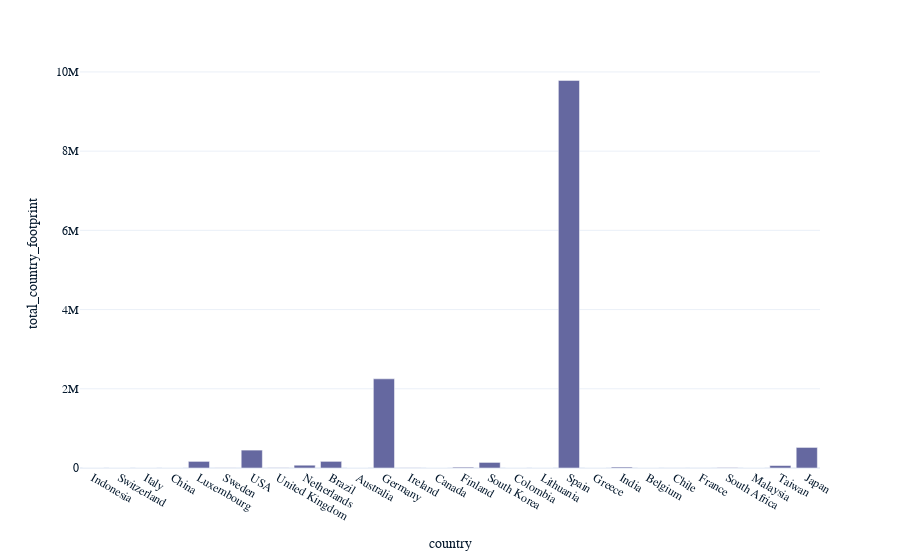

Notebook code for this chart:
### Markdown cell above
This query totals the carbon footprint for each country to reveal which nations are contributing the most through the products in the dataset.

### Code cell
import plotly.express as px

px.bar(df8, x='country', y='total_country_footprint')

### Figure 1 — Plotly figure (JSON) as saved in the notebook; plotly's stock layout.template omitted (floating-point values rounded to 4 significant figures)
{"data": [{"alignmentgroup": "True", "hovertemplate": "country=%{x}<br>total_country_footprint=%{y}<extra></extra>", "legendgroup": "", "marker": {"color": "#6568a0", "pattern": {"shape": ""}}, "name": "", "offsetgroup": "", "orientation": "v", "showlegend": false, "textposition": "auto", "x": ["Indonesia", "Switzerland", "Italy", "China", "Luxembourg", "Sweden", "USA", "United Kingdom", "Netherlands", "Brazil", "Australia", "Germany", "Ireland", "Canada", "Finland", "South Korea", "Colombia", "Lithuania", "Spain", "Greece", "India", "Belgium", "Chile", "France", "South Africa", "Malaysia", "Taiwan", "Japan"], "xaxis": "x", "y": [721, 141, 19, 143, 167007, 4533, 451869, 6735, 70415, 167588, 238, 2251225, 5130, 382, 21581, 140994, 0, 0, 9786126, 1, 24574, 9, 1556, 1614, 12311, 234, 61513, 519344], "yaxis": "y", "type": "bar"}], "layout": {"xaxis": {"anchor": "y", "domain": [0, 1], "title": {"text": "country"}}, "yaxis": {"anchor": "x", "domain": [0, 1], "title": {"text": "total_country_footprint"}}, "legend": {"tracegroupgap": 0}, "margin": {"t": 60}, "barmode": "relative"}}
